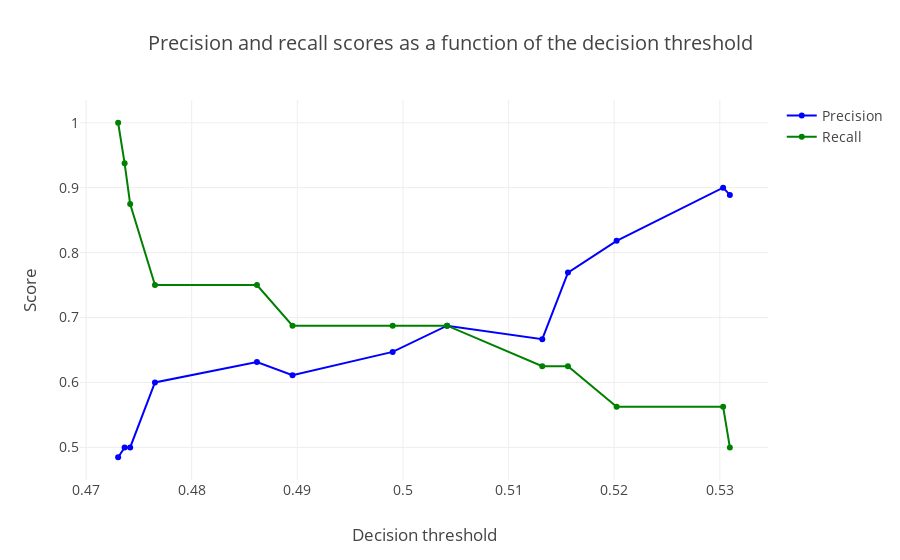

Notebook code for this chart:
### Code cell
t = precision_recall_vs_threshold(estimator=final_model, X=X_test, y=y_test)
py.iplot(t, filename='fatigue/precision_recall_vs_threshold')

### Figure 1 — Plotly figure (JSON) as saved in the notebook; plotly's stock layout.template omitted (floating-point values rounded to 4 significant figures)
{"data": [{"marker": {"color": "blue"}, "mode": "markers+lines", "name": "Precision", "type": "scatter", "x": [0.473, 0.4736, 0.4742, 0.4765, 0.4862, 0.4895, 0.499, 0.5042, 0.5132, 0.5156, 0.5202, 0.5303, 0.5309], "y": [0.4848, 0.5, 0.5, 0.6, 0.6316, 0.6111, 0.6471, 0.6875, 0.6667, 0.7692, 0.8182, 0.9, 0.8889]}, {"marker": {"color": "green"}, "mode": "markers+lines", "name": "Recall", "type": "scatter", "x": [0.473, 0.4736, 0.4742, 0.4765, 0.4862, 0.4895, 0.499, 0.5042, 0.5132, 0.5156, 0.5202, 0.5303, 0.5309], "y": [1, 0.9375, 0.875, 0.75, 0.75, 0.6875, 0.6875, 0.6875, 0.625, 0.625, 0.5625, 0.5625, 0.5]}], "layout": {"font": {"size": 14}, "hovermode": "closest", "title": "Precision and recall scores as a function of the decision threshold", "xaxis": {"title": "Decision threshold"}, "yaxis": {"title": "Score"}}}
